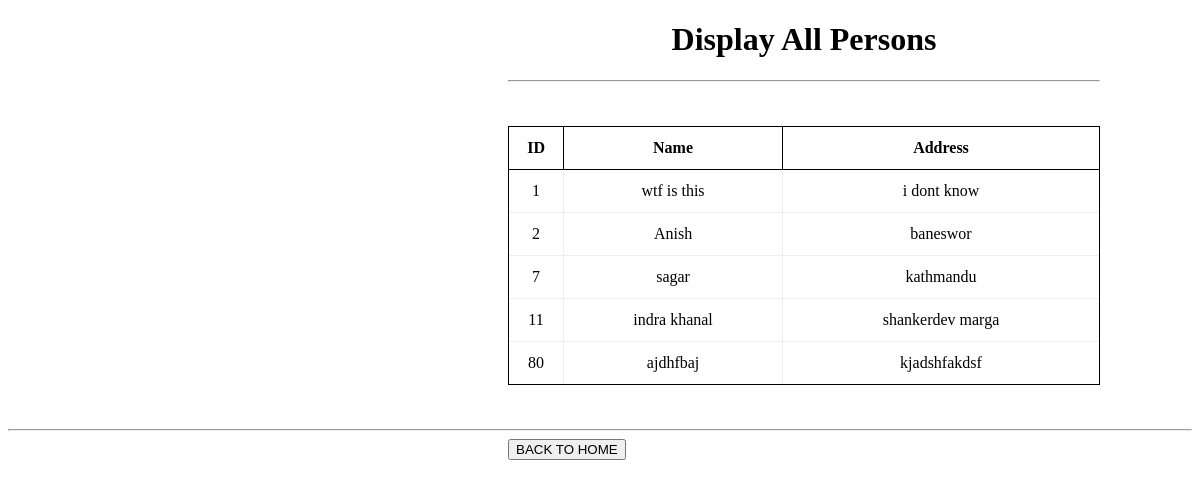
Screenshot of /display_all with the database file from the repository.
### app13/models.py (models this page shows, shortened)
class Person(models.Model):
    id = models.IntegerField(primary_key=True)
    full_name = models.CharField(max_length=50)
    contact_address = models.CharField(max_length=50)

### app13/views.py (the view)
# urls.py: path('display_all', idx11),
def display_all(request):
    person = Person.objects.all()
    context ={
        'person': person
    }
    return render(request, 'app13/display_all.html', context)

### templates/app13/display_all.html (shortened to what this page needs)
<!DOCTYPE html>
<html lang="en">
<head>
</head>
<body>
<div class="row">
<h1>Display All Persons</h1>
    <hr/>
</div>
<br/><br/>
<table border="1">
    <tr>
        <th>ID</th>
        <th>Name</th>
        <th>Address</th>
    </tr>
     {% for person in person%}
    <tr>
        <td>{{person.id}}</td>
        <td>{{person.full_name}}</td>
        <td>{{person.contact_address}}</td>
    </tr>
    {%endfor%}
</table>
<br/><br/>
<hr/>
<a href="/"><button type="button">BACK TO HOME</button></a>
</body>
</html>

### templates/app13/display_all.html (style rules this page uses)
.row { margin-left: 500px; width: 50%; height: auto; text-align: center; }
table { margin-left: 500px; width: 50%; height: auto; text-align: center; }
a { margin-left: 500px; }
table, li, th { height: 40px; border: solid 1px; border-collapse: collapse; }
table, li, th, td { height: 40px; }

### rows the page displays
Person: id "1", full_name "wtf is this", contact_address "i dont know"
Person: id "2", full_name "Anish", contact_address "baneswor"
Person: id "7", full_name "sagar", contact_address "kathmandu"
Person: id "11", full_name "indra khanal", contact_address "shankerdev marga"
Person: id "80", full_name "ajdhfbaj", contact_address "kjadshfakdsf"
